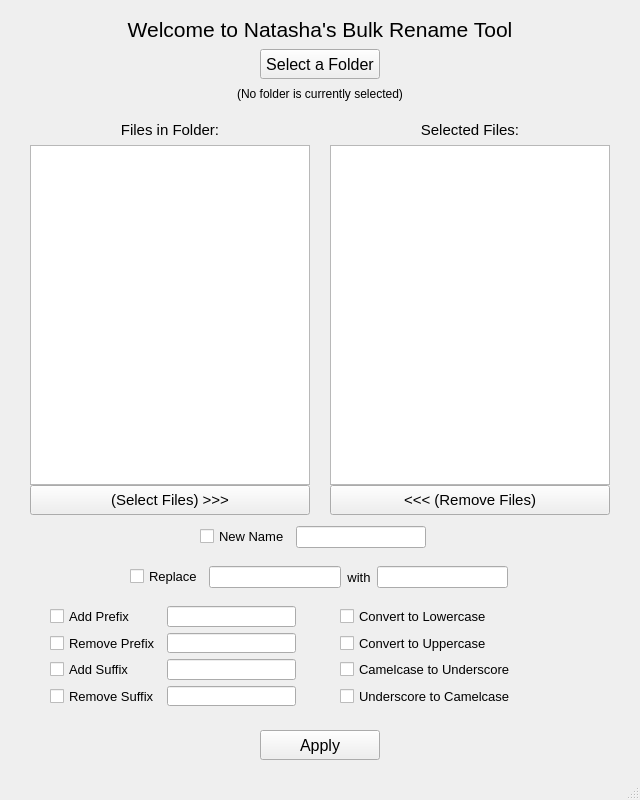
<?xml version="1.0" encoding="UTF-8"?>
<ui version="4.0">
 <class>MainWindow</class>
 <widget class="QMainWindow" name="MainWindow">
  <property name="geometry">
   <rect>
    <x>0</x>
    <y>0</y>
    <width>640</width>
    <height>800</height>
   </rect>
  </property>
  <property name="font">
   <font>
    <underline>false</underline>
   </font>
  </property>
  <property name="windowTitle">
   <string>MainWindow</string>
  </property>
  <widget class="QWidget" name="centralwidget">
   <widget class="QLabel" name="labelAppName">
    <property name="geometry">
     <rect>
      <x>120</x>
      <y>14</y>
      <width>400</width>
      <height>30</height>
     </rect>
    </property>
    <property name="font">
     <font>
      <pointsize>16</pointsize>
      <underline>false</underline>
     </font>
    </property>
    <property name="text">
     <string>Welcome to Natasha's Bulk Rename Tool</string>
    </property>
    <property name="alignment">
     <set>Qt::AlignCenter</set>
    </property>
   </widget>
   <widget class="QPushButton" name="buttonSelectFolder">
    <property name="geometry">
     <rect>
      <x>260</x>
      <y>49</y>
      <width>120</width>
      <height>30</height>
     </rect>
    </property>
    <property name="font">
     <font>
      <pointsize>12</pointsize>
      <underline>false</underline>
     </font>
    </property>
    <property name="layoutDirection">
     <enum>Qt::RightToLeft</enum>
    </property>
    <property name="text">
     <string>Select a Folder</string>
    </property>
   </widget>
   <widget class="QListView" name="listView">
    <property name="geometry">
     <rect>
      <x>30</x>
      <y>145</y>
      <width>280</width>
      <height>340</height>
     </rect>
    </property>
    <property name="selectionMode">
     <enum>QAbstractItemView::ExtendedSelection</enum>
    </property>
   </widget>
   <widget class="QListView" name="selectView">
    <property name="geometry">
     <rect>
      <x>330</x>
      <y>145</y>
      <width>280</width>
      <height>340</height>
     </rect>
    </property>
    <property name="selectionMode">
     <enum>QAbstractItemView::ExtendedSelection</enum>
    </property>
   </widget>
   <widget class="QPushButton" name="buttonSelect">
    <property name="geometry">
     <rect>
      <x>30</x>
      <y>485</y>
      <width>280</width>
      <height>30</height>
     </rect>
    </property>
    <property name="font">
     <font>
      <pointsize>11</pointsize>
      <underline>false</underline>
     </font>
    </property>
    <property name="layoutDirection">
     <enum>Qt::RightToLeft</enum>
    </property>
    <property name="text">
     <string>(Select Files) &gt;&gt;&gt;</string>
    </property>
   </widget>
   <widget class="QPushButton" name="buttonRemove">
    <property name="geometry">
     <rect>
      <x>330</x>
      <y>485</y>
      <width>280</width>
      <height>30</height>
     </rect>
    </property>
    <property name="font">
     <font>
      <pointsize>11</pointsize>
      <underline>false</underline>
     </font>
    </property>
    <property name="layoutDirection">
     <enum>Qt::RightToLeft</enum>
    </property>
    <property name="text">
     <string>&lt;&lt;&lt; (Remove Files)</string>
    </property>
   </widget>
   <widget class="QLabel" name="labelFilesInFolder">
    <property name="geometry">
     <rect>
      <x>30</x>
      <y>120</y>
      <width>280</width>
      <height>20</height>
     </rect>
    </property>
    <property name="font">
     <font>
      <pointsize>11</pointsize>
      <underline>false</underline>
     </font>
    </property>
    <property name="text">
     <string>Files in Folder:</string>
    </property>
    <property name="alignment">
     <set>Qt::AlignCenter</set>
    </property>
   </widget>
   <widget class="QLabel" name="labelSelectedFiles">
    <property name="geometry">
     <rect>
      <x>330</x>
      <y>120</y>
      <width>280</width>
      <height>20</height>
     </rect>
    </property>
    <property name="font">
     <font>
      <pointsize>11</pointsize>
      <underline>false</underline>
     </font>
    </property>
    <property name="text">
     <string>Selected Files:</string>
    </property>
    <property name="alignment">
     <set>Qt::AlignCenter</set>
    </property>
   </widget>
   <widget class="QPushButton" name="buttonApply">
    <property name="geometry">
     <rect>
      <x>260</x>
      <y>730</y>
      <width>120</width>
      <height>30</height>
     </rect>
    </property>
    <property name="font">
     <font>
      <pointsize>12</pointsize>
      <underline>false</underline>
     </font>
    </property>
    <property name="layoutDirection">
     <enum>Qt::RightToLeft</enum>
    </property>
    <property name="text">
     <string>Apply</string>
    </property>
   </widget>
   <widget class="QLabel" name="labelSelectedFolder">
    <property name="geometry">
     <rect>
      <x>120</x>
      <y>84</y>
      <width>400</width>
      <height>20</height>
     </rect>
    </property>
    <property name="text">
     <string>(No folder is currently selected)</string>
    </property>
    <property name="alignment">
     <set>Qt::AlignCenter</set>
    </property>
   </widget>
   <widget class="QWidget" name="">
    <property name="geometry">
     <rect>
      <x>50</x>
      <y>606</y>
      <width>246</width>
      <height>100</height>
     </rect>
    </property>
    <layout class="QGridLayout" name="gridLayoutPrefixSuffix">
     <item row="0" column="0">
      <widget class="QCheckBox" name="checkAddPrefix">
       <property name="font">
        <font>
         <pointsize>10</pointsize>
        </font>
       </property>
       <property name="text">
        <string>Add Prefix</string>
       </property>
      </widget>
     </item>
     <item row="0" column="1">
      <widget class="QLineEdit" name="addPrefixEdit"/>
     </item>
     <item row="1" column="0">
      <widget class="QCheckBox" name="checkRemovePrefix">
       <property name="font">
        <font>
         <pointsize>10</pointsize>
        </font>
       </property>
       <property name="text">
        <string>Remove Prefix</string>
       </property>
      </widget>
     </item>
     <item row="1" column="1">
      <widget class="QLineEdit" name="removePrefixEdit"/>
     </item>
     <item row="2" column="0">
      <widget class="QCheckBox" name="checkAddSuffix">
       <property name="font">
        <font>
         <pointsize>10</pointsize>
        </font>
       </property>
       <property name="text">
        <string>Add Suffix</string>
       </property>
      </widget>
     </item>
     <item row="2" column="1">
      <widget class="QLineEdit" name="addSuffixEdit"/>
     </item>
     <item row="3" column="0">
      <widget class="QCheckBox" name="checkRemoveSuffix">
       <property name="font">
        <font>
         <pointsize>10</pointsize>
        </font>
       </property>
       <property name="text">
        <string>Remove Suffix</string>
       </property>
      </widget>
     </item>
     <item row="3" column="1">
      <widget class="QLineEdit" name="removeSuffixEdit"/>
     </item>
    </layout>
   </widget>
   <widget class="QWidget" name="">
    <property name="geometry">
     <rect>
      <x>340</x>
      <y>606</y>
      <width>224</width>
      <height>100</height>
     </rect>
    </property>
    <layout class="QGridLayout" name="gridLayoutConvertToCase">
     <item row="0" column="0">
      <widget class="QCheckBox" name="checkConvertToLowercase">
       <property name="font">
        <font>
         <pointsize>10</pointsize>
        </font>
       </property>
       <property name="text">
        <string>Convert to Lowercase</string>
       </property>
      </widget>
     </item>
     <item row="1" column="0">
      <widget class="QCheckBox" name="checkConvertToUppercase">
       <property name="font">
        <font>
         <pointsize>10</pointsize>
        </font>
       </property>
       <property name="text">
        <string>Convert to Uppercase</string>
       </property>
      </widget>
     </item>
     <item row="2" column="0">
      <widget class="QCheckBox" name="checkCamelcaseToUnderscore">
       <property name="font">
        <font>
         <pointsize>10</pointsize>
        </font>
       </property>
       <property name="text">
        <string>Camelcase to Underscore</string>
       </property>
      </widget>
     </item>
     <item row="3" column="0">
      <widget class="QCheckBox" name="checkUnderscoreToCamelcase">
       <property name="font">
        <font>
         <pointsize>10</pointsize>
        </font>
       </property>
       <property name="text">
        <string>Underscore to Camelcase</string>
       </property>
      </widget>
     </item>
    </layout>
   </widget>
   <widget class="QWidget" name="">
    <property name="geometry">
     <rect>
      <x>130</x>
      <y>566</y>
      <width>378</width>
      <height>22</height>
     </rect>
    </property>
    <layout class="QHBoxLayout" name="horizontalLayoutReplace">
     <item>
      <widget class="QCheckBox" name="checkReplacePartOfName">
       <property name="font">
        <font>
         <pointsize>10</pointsize>
        </font>
       </property>
       <property name="text">
        <string>Replace</string>
       </property>
      </widget>
     </item>
     <item>
      <widget class="QLineEdit" name="replaceOldSubstringEdit"/>
     </item>
     <item>
      <widget class="QLabel" name="labelWith">
       <property name="font">
        <font>
         <pointsize>10</pointsize>
        </font>
       </property>
       <property name="text">
        <string>with</string>
       </property>
       <property name="alignment">
        <set>Qt::AlignCenter</set>
       </property>
      </widget>
     </item>
     <item>
      <widget class="QLineEdit" name="replaceNewSubstringEdit"/>
     </item>
    </layout>
   </widget>
   <widget class="QWidget" name="">
    <property name="geometry">
     <rect>
      <x>200</x>
      <y>526</y>
      <width>226</width>
      <height>22</height>
     </rect>
    </property>
    <layout class="QHBoxLayout" name="horizontalLayoutNewName">
     <item>
      <widget class="QCheckBox" name="checkNewName">
       <property name="font">
        <font>
         <pointsize>10</pointsize>
        </font>
       </property>
       <property name="text">
        <string>New Name</string>
       </property>
      </widget>
     </item>
     <item>
      <widget class="QLineEdit" name="newNameEdit"/>
     </item>
    </layout>
   </widget>
  </widget>
  <widget class="QMenuBar" name="menubar">
   <property name="geometry">
    <rect>
     <x>0</x>
     <y>0</y>
     <width>640</width>
     <height>21</height>
    </rect>
   </property>
  </widget>
  <widget class="QStatusBar" name="statusbar"/>
  <action name="actionOpen_Directory">
   <property name="text">
    <string>Open Directory</string>
   </property>
  </action>
 </widget>
 <resources/>
 <connections/>
</ui>
